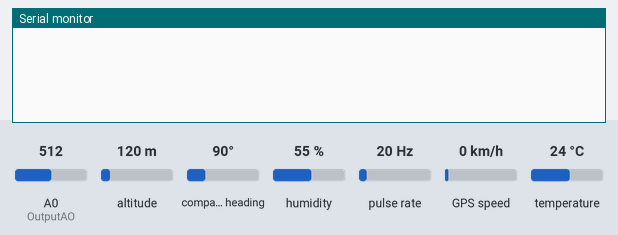
Simulated run of this sketch. Board: ESP8266 (NodeMCU). Shown: the last lines printed to the serial monitor. Wiring (inferred from the names in the program): pulse sensor: data D2. The test bench sets the inputs (shaded band); at power-on: humidity 55 %, pulse rate 20 Hz, A0 (OutputAO) = 512, temperature 24 °C, altitude 120 m, compass heading 90°, GPS speed 0 km/h. WiFi joins after 1.5 s; servers stay silent unless stated; the GPS gets a fix after 3 s at 37.7749, -122.4194 with 8 satellites.

Above: at 1.2 s.
1.3 s: humidity set to 22 %
At 4.2 s:
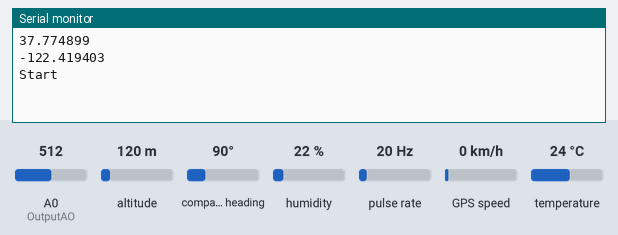
4.5 s: pulse rate (sensor on D2) set to 4 Hz
At 13.8 s:
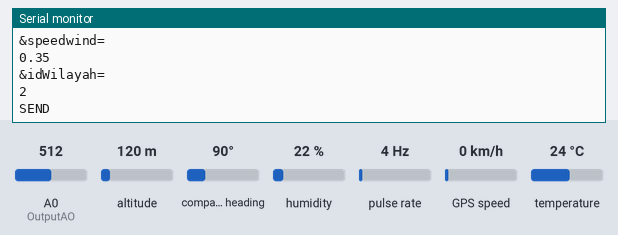
14.5 s: A0 (OutputAO) set to 716
16.0 s: temperature set to 12 °C
17.5 s: pulse rate (sensor on D2) set to 50 Hz
At 18.7 s:
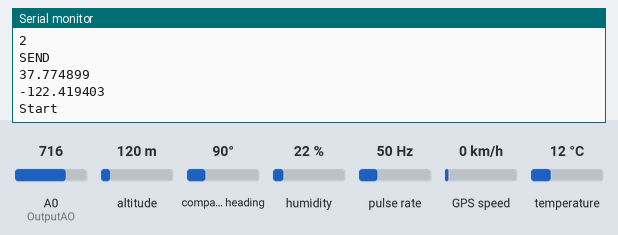
Timing chart, 0 to 20.0 s (numbered marks = the images above; inputs shaded):
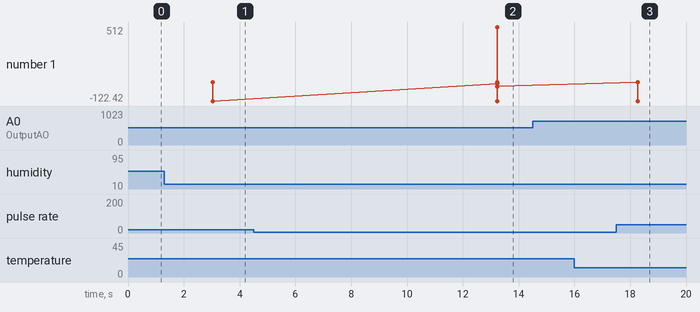

The sketch:

MonitorCuaca.ino
```cpp
#include <ESP8266WiFi.h>
#include <MQTT.h>
#include <dht11.h>
#include <TinyGPS++.h>
#include <SoftwareSerial.h>
#include <WiFiClient.h>
#include <ESP8266WebServer.h>
#include <ESP8266mDNS.h>
#include <SPI.h>
#include <MFRC522.h>

const int idWilayah = 2;
const char ssid[] = "Xze";
const char pass[] = "qwerty98";
char server[] = "192.168.43.125";

TinyGPSPlus gps;
SoftwareSerial ss(12, 13); // The serial connection to the GPS device
WiFiClient net;

#define DHT11PIN D5
#define windPin D2
int OutputAO=A0;
dht11 DHT11;

// VARIABEL SENSOR GPS,HUJAN,SUHU //
float humidityData, temperatureData, rainData;
float latitude , longitude;
String lat_str,lng_str;

// VARIABEL SENSOR ANEMOMETER //
const float pi = 3.14159265; // pi number
int period = 10000; // Measurement period (miliseconds)
int delaytime = 10000; // Time between samples (miliseconds)
int radio = 80; // Distance from center windmill to outer cup (mm)
int jml_celah = 18; // jumlah celah sensor
unsigned int counter = 0; // B/W counter for sensor
unsigned int RPM = 0; // Revolutions per minute
float speedwind = 0; // Wind speed (m/s)

// VARIABEL DELAY MENIT //
const int Minutes = 1;

void ICACHE_RAM_ATTR addcount()
{
counter++;
}

void setup() {
  Serial.begin(115200);
  ss.begin(9600);
  WiFi.begin(ssid, pass);

  pinMode (OutputAO, INPUT) ;
  pinMode(D2, INPUT);
  digitalWrite(D2, HIGH);
}

void loop() {
  while (ss.available() > 0) //while data is available
      if (gps.encode(ss.read())) //read gps data
      {
        if (gps.location.isValid()) //check whether gps location is valid
        {
          latitude = gps.location.lat();
          longitude = gps.location.lng();
          lat_str = String(latitude , 6);
          lng_str = String(longitude , 6);

          int chk = DHT11.read(DHT11PIN);
          rainData = analogRead(OutputAO);
          humidityData = (float)DHT11.humidity;
          temperatureData = (float)DHT11.temperature;

          Serial.println(lat_str);
          Serial.println(lng_str);

          Serial.println("Start");
          windvelocity();
          Serial.println("finished");
          Serial.print("Counter:");
          Serial.print(counter);
          Serial.print("RPM:");
          RPMcalc();
          Serial.print(RPM);
          Serial.print("Wind speed:");
          Windcalc();
          Serial.print(speedwind);
          Serial.print("[m/s]");
          Serial.println();

          Sending_To_phpmyadmindatabase();
          Serial.println("SEND");
          delay(5000);
          //delay(1000*60*Minutes);
        }
      }
}

void windvelocity()
{
  speedwind = 0;
  counter = 0;
  attachInterrupt(digitalPinToInterrupt(windPin), addcount, CHANGE);
  unsigned long startTime = millis();
  while(millis() < startTime + period) {yield();}
  detachInterrupt(1);
}

void RPMcalc()
{
  RPM=((counter/jml_celah)*60)/(period/1000); // Calculate revolutions per minute (RPM)
}

void Windcalc(){
  speedwind = ((2 * pi * radio * RPM)/60) / 1000; // Calculate wind speed on m/s
}

 void Sending_To_phpmyadmindatabase()   //CONNECTING WITH MYSQL
 {
   if (net.connect(server, 80)) {
          Serial.println("connected");
          // Make a HTTP request:
          Serial.print("GET /WebSkripsi/StoreDB.php?humidity=");
          net.print("GET /WebSkripsi/StoreDB.php?humidity=");
          Serial.println(humidityData);
          net.print(humidityData);

          net.print("&temperature=");
          Serial.println("&temperature=");
          net.print(temperatureData);
          Serial.println(temperatureData);

          net.print("&rain=");
          Serial.println("&rain=");
          net.print(rainData);
          Serial.println(rainData);

          net.print("&latitude=");
          Serial.println("&latitude=");
          net.print(lat_str);
          Serial.println(lat_str);

          net.print("&longitude=");
          Serial.println("&longitude=");
          net.print(lng_str);
          Serial.println(lng_str);

          net.print("&speedwind=");
          Serial.println("&speedwind=");
          net.print(speedwind);
          Serial.println(speedwind);

          net.print("&idWilayah=");
          Serial.println("&idWilayah=");
          net.print(idWilayah);
          Serial.println(idWilayah);

          net.print(" ");      //SPACE BEFORE HTTP/1.1
          net.print("HTTP/1.1");
          net.println();
          net.println("Host: 192.168.43.125");
          net.println("Connection: close");
          net.println();
        } else {
          // if you didn't get a connection to the server:
          Serial.println("connection failed");
        }
 }
```

Measured:
- after the input at 4.5 s, the serial monitor: prints a new line after 8.5 s (image 2)
